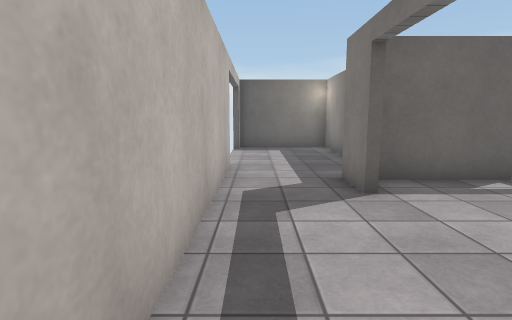
View 1 (above)

18 first-person views from a walk through a scene from a Unity 3-D project. The camera is 1.4 m above the floor, tilts 8° down and sees 80° across. The floor is counted in squares, 1 m on a side. Each view is taken from the middle of a square. On the plan, view 1 faces up. The plan holds only what a view shows up to about 14 squares ahead; the rest is blank. Surface patterns are stand-ins for the level's own textures.

View 2
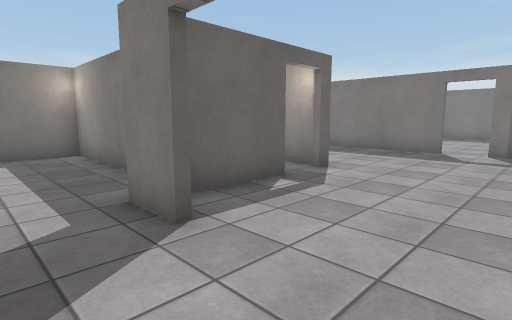

View 3
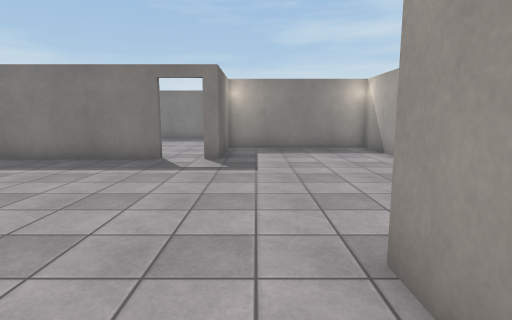

View 4
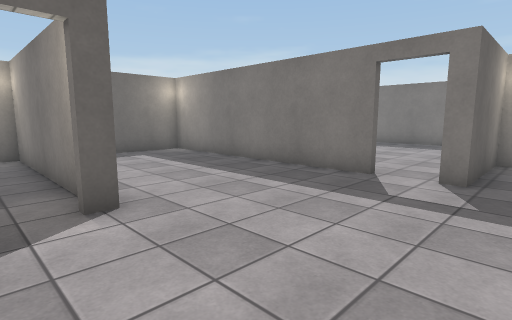

View 5
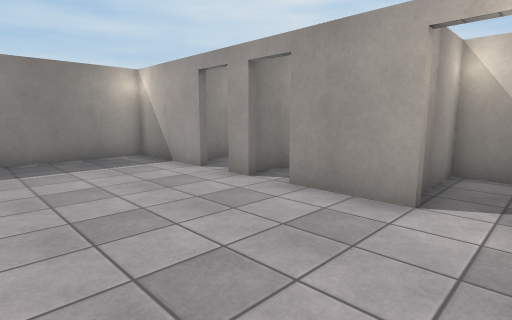

View 6
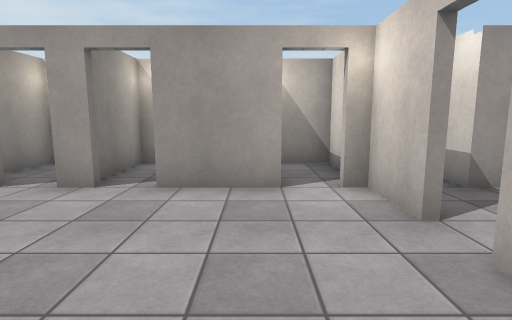

View 7
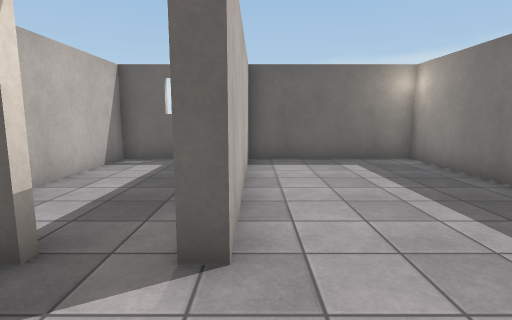

View 8
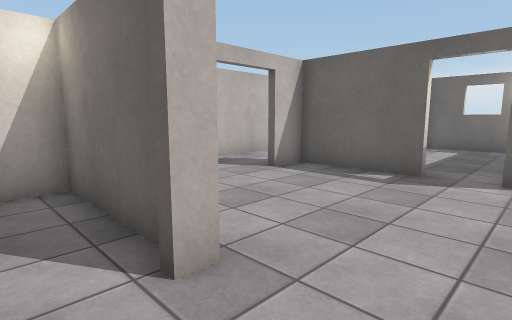

View 9
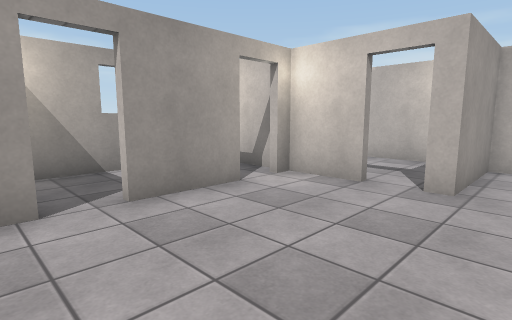

View 10
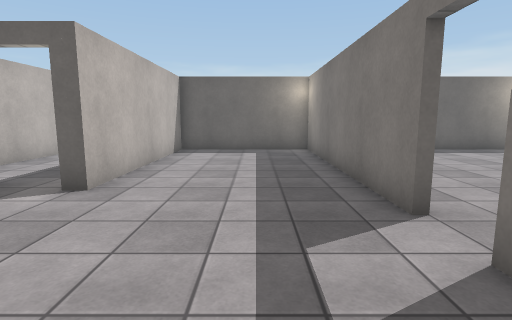

View 11
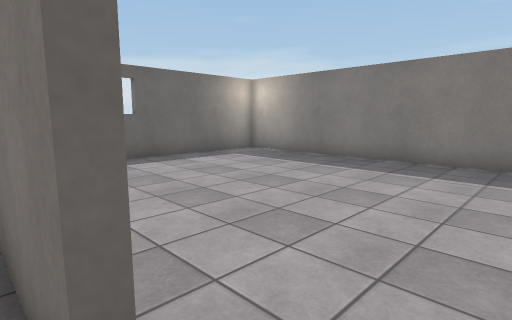

View 12
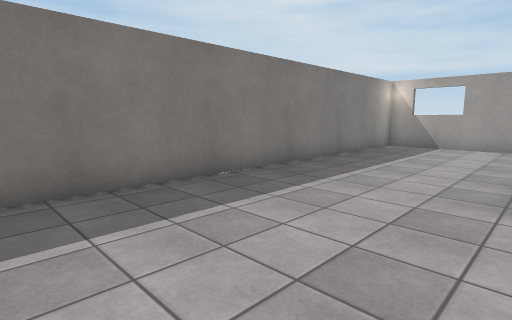

View 13
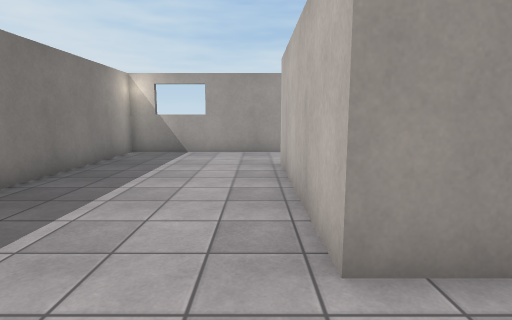

View 14
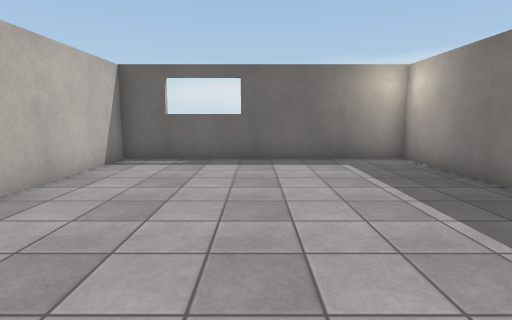

View 15
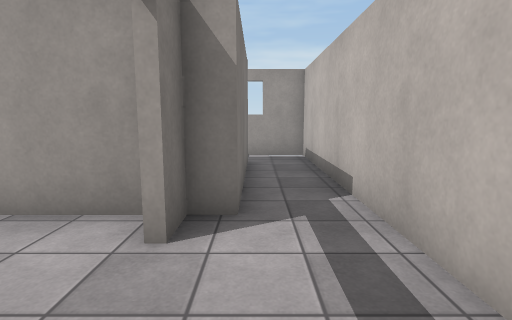

View 16
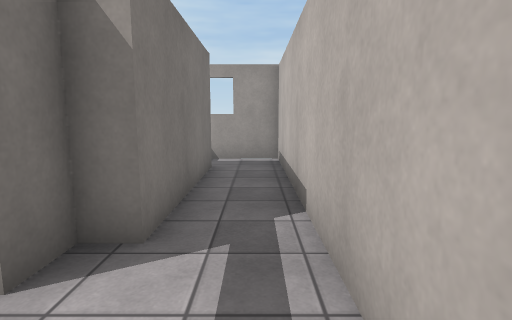

View 17
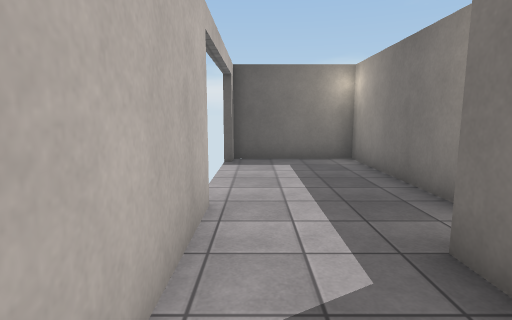

View 18
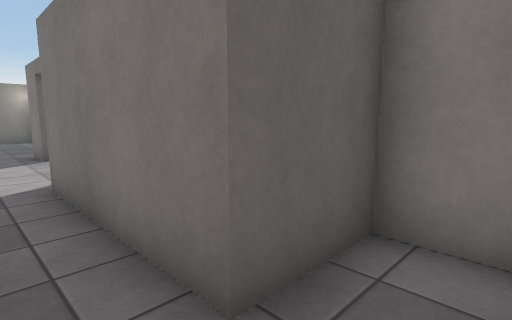

### Floor plan
Ten units are one square. View 1 is at (0, 0); x grows to the right and y downward. Boxes are objects, and circles mark ways between rooms. Rooms are numbered by the first view taken in them; rooms with no view inside come last. Other rooms are left out.
<svg viewBox="-13 -147 248 215">
<path fill="none" stroke="#000" d="M35 59 35 45 13 45 13 -7M-8 -16 -8 63 15 63M59 -67 23 -67 23 -55M57 9 57 30M133 -51 133 -142 78 -142 78 -67 72 -67M20 -54 20 -70M23 -7 57 -7 57 -2M33 -87 33 -142 -8 -142M74 30 100 30M13 -7 20 -7 20 -17M111 30 120 30M57 36 57 63 77 63 77 41M131 30 170 30 170 -32 133 -32 133 -38M-8 -88 -8 -16M142 63 143 40M158 -35 172 -35 172 32M170 63 230 63 230 -142 135 -142 135 -93M75 -71 75 -142 35 -142 35 -99M88 63 115 63 115 35"/>
<circle cx="0" cy="-10" r="3" fill="#2a7"/>
<circle cx="135" cy="-45" r="3" fill="#2a7"/>
<circle cx="65" cy="-70" r="3" fill="#2a7"/>
<circle cx="110" cy="30" r="3" fill="#2a7"/>
<text x="0" y="40">1</text>
<text x="80" y="-40">2</text>
<text x="190" y="-40">3</text>
<text x="60" y="-100">4</text>
<text x="100" y="50">5</text>
</svg>
Room 1 opens to room 2. Room 2 opens to room 3. Room 2 opens to room 4. Room 2 opens to room 5.

Where each view was taken, in squares from view 1:
view 1: 0 up, 0 right, facing up
view 2: 2 up, 0 right, facing up-right
view 3: 2 up, 3 right, facing right
view 4: 2 up, 6 right, facing up-right
view 5: 2 up, 6 right, facing down-right
view 6: 3 up, 8 right, facing down
view 7: 4 up, 8 right, facing up
view 8: 1 down, 8 right, facing up-left
view 9: 2 up, 12 right, facing down-left
view 10: 1 up, 11 right, facing up
view 11: 4 up, 13 right, facing up-right
view 12: 9 up, 17 right, facing down-right
view 13: 6 up, 18 right, facing down
view 14: 4 up, 18 right, facing up
view 15: 5 up, 1 right, facing down
view 16: 4 up, 0 right, facing down
view 17: 4 up, 0 right, facing up
view 18: 6 down, 0 right, facing up-right
